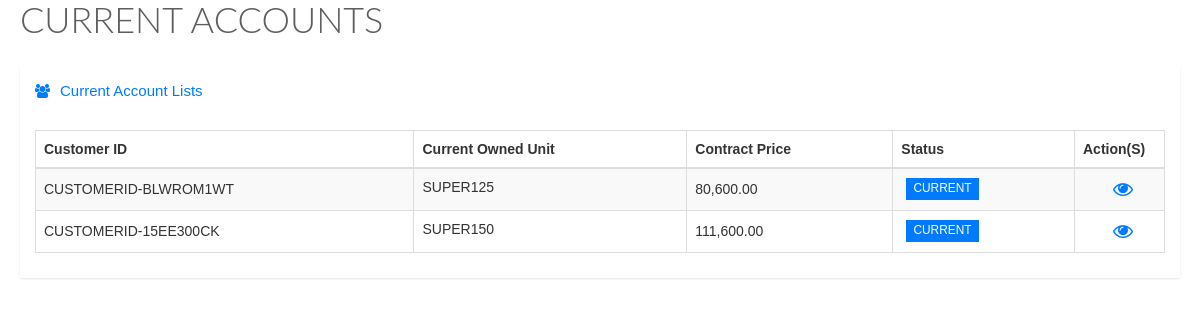
/current.php, run on the app's committed database.
### tables this page shows
CREATE TABLE `accounts` (
  `id` int(11) NOT NULL,
  `account_id` varchar(100) NOT NULL,
  `model_id` varchar(100) NOT NULL,
  `status` varchar(100) NOT NULL,
  `terms` varchar(100) NOT NULL,
  `monthly_installment` decimal(10,2) NOT NULL,
  `totalpaid` decimal(10,2) NOT NULL,
  `deposit` decimal(10,2) NOT NULL,
  `rebate` decimal(10,2) NOT NULL,
  `contract_price` decimal(10,2) NOT NULL,
  `months` int(11) NOT NULL,
  `datepayment` date NOT NULL,
  `downpayment` double(10,2) NOT NULL
);

CREATE TABLE `stocks` (
  `model_id` int(11) NOT NULL,
  `category_name` varchar(30) NOT NULL,
  `model_name` varchar(30) NOT NULL,
  `price` decimal(10,2) NOT NULL,
  `downpayment` decimal(10,2) NOT NULL,
  `color` varchar(100) NOT NULL,
  `engine_number` varchar(30) NOT NULL,
  `chassis` varchar(30) NOT NULL,
  `status` varchar(100) NOT NULL,
  `branch` varchar(100) NOT NULL
);

### current.php (the view, shortened to what this page needs)
<link href="stylesheets/bootstrap.min.css" media="all" rel="stylesheet" type="text/css" />
    <link href="stylesheets/font-awesome.min.css" media="all" rel="stylesheet" type="text/css" />
    <link href="stylesheets/datatables.css" media="all" rel="stylesheet" type="text/css" />
    <link href="stylesheets/style.css" media="all" rel="stylesheet" type="text/css" />
     <link href="stylesheets/jquery.fancybox.css" media="all" rel="stylesheet" type="text/css" />
    <div class="animated fadeInDown">
        <div class="page-title">
          <h1>
          </h1>
        </div>
        <div class="row">
          <div class="col-lg-12">
            <div class="widget-container fluid-height clearfix">
              <div class="heading">
                <i class="fa fa-users"></i>Current Account Lists
              </div>
              <div class="widget-content padded clearfix">
                <table class="table table-bordered table-striped" id="dataTable1">
                  <thead>
                    <th>
                      Customer ID
                    </th>
                    <th>
                      Current Owned Unit
                    </th>
                    <th class="hidden-xs">
                      Contract Price
                    </th>
                    <th class="hidden-xs">
                      Status
                    </th>
                    <th>Action(S)</th>
                  </thead>
                  <tbody>
                     <?php
                        include 'db/connection.php';
                        $accounts = $dbConn->query("SELECT * FROM accounts where status = 'current' ");
                        while ($getaccounts = $accounts->fetch(PDO::FETCH_ASSOC))
                        {
                        ?>
                        <tr>
                        <td><?php echo $getaccounts['account_id'];?></td>
                          <td> <?php
                                  $querymodel = $dbConn->query("SELECT * FROM stocks where model_id = '".$getaccounts['model_id']."' ");
                                  $dismodel = $querymodel->fetch(PDO::FETCH_ASSOC);
                                  if($dismodel['model_id'] == NULL)
                                  {
                                  echo 'NONE';
                                  }
                                  else
                                  {
                                  echo '<label style="text-transform:uppercase;">'.$dismodel['model_name'].'</label>';
                                  }
                                  ?></td>
                           <td><?php echo number_format($getaccounts['contract_price'],2);?></td>
                           <td><?php  if ($getaccounts['status'] == 'open')
                                  {
                                    echo '<span class="label label-success">OPEN</span>';
                                  }
                                  elseif($getaccounts['status'] == 'current')
                                  {
                                    echo '<span class="label label-primary">CURRENT</span>';
                                   }
                                   else{
                                    echo '<span class="label label-danger">CLOSE</span>';
                                    } ?></td>
                          <td class="actions" style="font-size:20px;">
                        <div class="action-buttons">
                        <CENTER>
                        <?php  if ($getaccounts['status'] == 'open')
                                  {
                                    echo '<a class="fa fa-edit" data-toggle="modal" href="#modal'.$getaccounts['account_id'].'"></a>';
                                  }
                                   else{
                                    echo '  <a class="fa fa-eye fancybox" href="#'.$getaccounts['account_id'].'"></a>';
                                    } ?></CENTER>
                         </div>
                      </td>
                                 </tr>
                                 <?php } ?>
                  </tbody>
                </table>
              </div>
            </div>
          </div>
        </div>
        </div>

### data on the page
accounts: account "CUSTOMERID-BLWROM1WT", stocks.model_name "SUPER125", contract_price "80,600.00", status "CURRENT"
accounts: account "CUSTOMERID-15EE300CK", stocks.model_name "SUPER150", contract_price "111,600.00", status "CURRENT"
